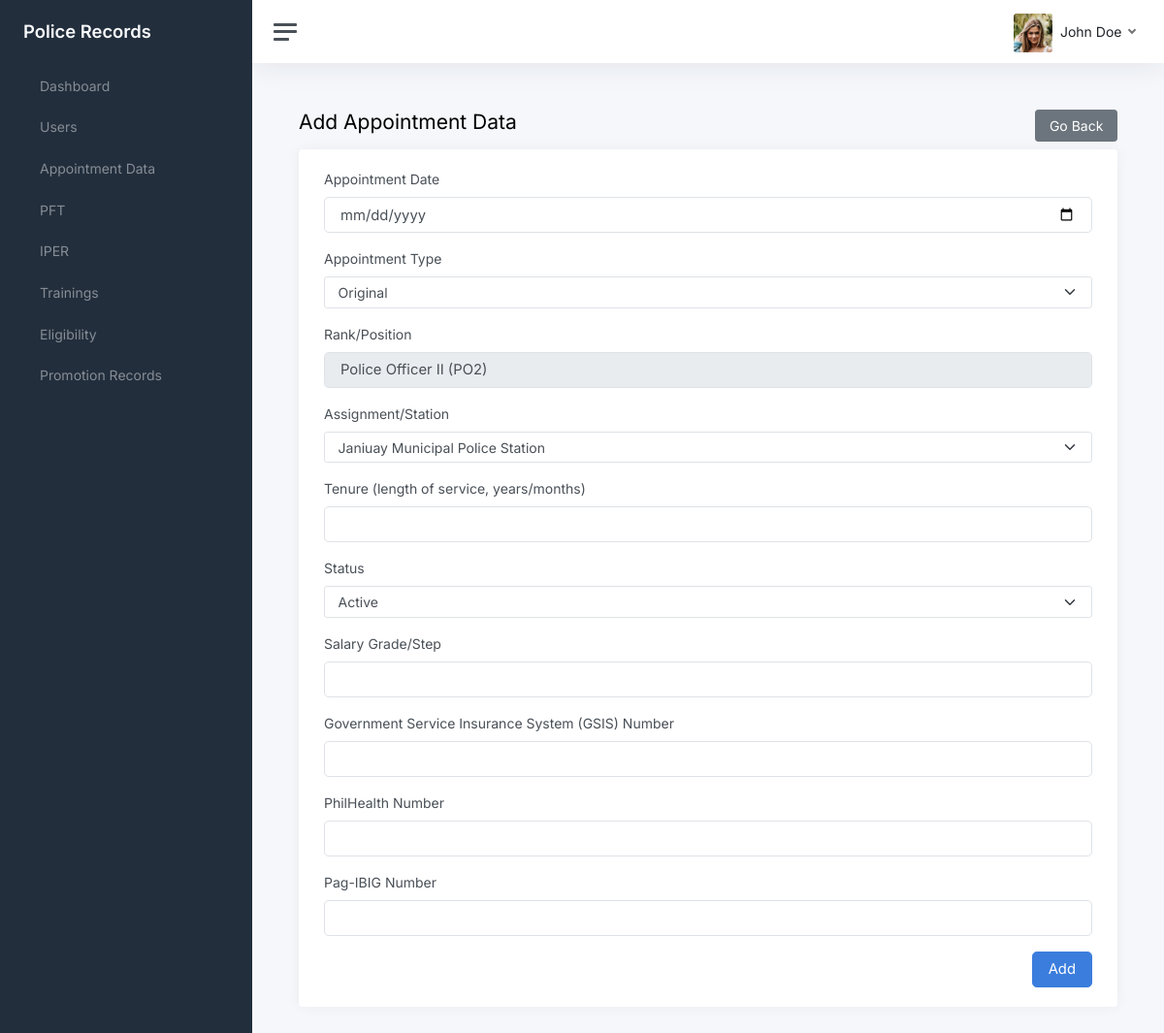
The page /police-records/views/add/appointment?id=1 (signed in) on the database its author committed.
### tables this page shows
CREATE TABLE `users` (
  `id` int(11) NOT NULL,
  `id_number` varchar(55) NOT NULL,
  `rank_position` text DEFAULT NULL,
  `first_name` varchar(255) NOT NULL,
  `middle_name` varchar(255) DEFAULT NULL,
  `last_name` varchar(255) NOT NULL,
  `address` varchar(255) DEFAULT NULL,
  `email` varchar(255) NOT NULL,
  `password` text DEFAULT NULL,
  `role` varchar(55) DEFAULT NULL,
  `avatar` varchar(255) DEFAULT NULL,
  `date_created` timestamp NOT NULL DEFAULT current_timestamp()
);

CREATE TABLE `promotions` (
  `id` int(11) NOT NULL,
  `user_id` int(11) DEFAULT NULL,
  `rank` text NOT NULL,
  `authority` text NOT NULL,
  `effective_date` date NOT NULL
);

### backend/nodes.php (called while the page is built, shortened)
<?php
require(__DIR__ . "/conn.php");
require(__DIR__ . "/Helpers.php");
$helpers = new Helpers($conn, $_SESSION);

### backend/Helpers.php (called while the page is built, shortened)
<?php
class Helpers
{
  private $conn;
  private $session;
  public function __construct($conn, $session)
  {
    $this->conn = $conn;
    $this->session = $session;
  }
  public function select_all_individual($table, $params)
  {
    $query = $this->conn->query("SELECT * FROM $table WHERE $params");
    return $query->num_rows > 0 ? $query->fetch_object() : null;
  }
  public function get_current_user()
  {
    $id = $this->session["id"];
    $query = $this->conn->query("SELECT * FROM users WHERE id='$id'");
    return $query->num_rows > 0 ? $query->fetch_object() : null;
  }
  public function get_user_by_id($user_id)
  {
    $query = $this->conn->query("SELECT * FROM users WHERE id='$user_id'");
    return $query->num_rows > 0 ? $query->fetch_object() : null;
  }
  public function get_full_name($user_id, $format = "")
  {
    $user = $this->get_user_by_id($user_id);
    $fullName = "";
    if (!isset($user->mname)) {
      $fullName = ucwords("$user->first_name $user->last_name");
    }
    return $fullName;
  }
  public function get_avatar_link($user_id)
  {
    $user = $this->get_user_by_id($user_id);
    if ($user->avatar) {
      return SERVER_NAME . "/uploads/avatars/$user->avatar";
    }
    return SERVER_NAME . "/custom-assets/images/default.png";
  }
}

### views/add/appointment.php (the view, shortened to what this page needs)
<?php
require("../../backend/nodes.php");
$title = "Add Appointment Data";
?>
<!DOCTYPE html>
<html lang="en">
<head>
  <?php require("../../views/components/head.php"); ?>
</head>
<body>
  <div class="wrapper">
    <?php require("../components/side-bar.php") ?>
    <div class="main">
      <?php require("../components/nav-bar.php") ?>
      <main class="content">
        <div class="container p-0">
          <div class="mb-3">
            <h1 class="h3 d-inline align-middle"><?= $title ?></h1>
            <button type="button" class="btn btn-secondary float-end" onclick="window.history.back()">
              Go Back
            </button>
          </div>
          <div class="card">
            <?php
            $userData = $helpers->select_all_individual("users", "id=$_GET[id]");
            $rank_position = $userData->rank_position;
            $promotionRec = $helpers->select_all_individual("promotions", "user_id=$userData->id ORDER BY id DESC LIMIT 1");
            if ($promotionRec) {
              $rank_position = $promotionRec->rank;
            }
            ?>
            <div class="card-body">
              <div class="container">
                <form id="form-add-appointment-data" method="POST">
                  <div class="mb-3">
                    <label class="form-label">Appointment Date</label>
                    <input class="form-control form-control-lg" type="date" name="appointment_date" required />
                  </div>
                  <div class="mb-3">
                    <label class="form-label">Appointment Type</label>
                    <select class="form-select mb-3" name="appointment_type" required>
                      <option value="Original">Original</option>
                    </select>
                  </div>
                  <div class="mb-3">
                    <label class="form-label">Rank/Position</label>
                    <input class="form-control form-control-lg" type="text" value="<?= $rank_position ?>" readonly />
                  </div>
                  <div class="mb-3">
                    <label class="form-label">Assignment/Station</label>
                    <select class="form-select mb-3" name="assignment_station" required>
                      <option value="Janiuay Municipal Police Station">Janiuay Municipal Police Station</option>
                    </select>
                  </div>
                  <div class="mb-3">
                    <label class="form-label">Tenure (length of service, years/months)</label>
                    <input class="form-control form-control-lg" type="text" name="tenure" required />
                  </div>
                  <div class="mb-3">
                    <label class="form-label">Status</label>
                    <select class="form-select mb-3" name="status" required>
                      <option value="Active">Active</option>
                    </select>
                  </div>
                  <div class="mb-3">
                    <label class="form-label">Salary Grade/Step</label>
                    <input class="form-control form-control-lg" type="text" name="salary" required />
                  </div>
                  <div class="mb-3">
                    <label class="form-label">Government Service Insurance System (GSIS) Number</label>
                    <input class="form-control form-control-lg" type="text" name="gsis" required />
                  </div>
                  <div class="mb-3">
                    <label class="form-label">PhilHealth Number</label>
                    <input class="form-control form-control-lg" type="text" name="phil_health" required />
                  </div>
                  <div class="mb-3">
                    <label class="form-label">Pag-IBIG Number</label>
                    <input class="form-control form-control-lg" type="text" name="pag_ibig" required />
                  </div>
                  <div class="text-end mt-3">
                    <button type="submit" class="btn btn-lg btn-primary">
                      Add
                    </button>
                  </div>
                </form>
              </div>
            </div>
          </div>
        </div>
      </main>
    </div>
  </div>
</body>
</html>

### views/components/nav-bar.php (shortened to what this page needs)
<nav class="navbar navbar-expand navbar-light navbar-bg">
  <a class="sidebar-toggle js-sidebar-toggle">
    <i class="hamburger align-self-center"></i>
  </a>
  <div class="navbar-collapse collapse">
    <ul class="navbar-nav navbar-align">
      <li class="nav-item dropdown">
        <a class="nav-link dropdown-toggle d-none d-sm-inline-block" href="#" data-bs-toggle="dropdown">
          <img src="<?= $helpers->get_avatar_link($USER->id) ?>" class=" avatar img-fluid rounded me-1" />
          <span class="text-dark">
            <?= $helpers->get_full_name($USER->id) ?>
          </span>
        </a>
      </li>
    </ul>
  </div>
</nav>

### custom-assets/css/custom.css (style rules this page uses)
body { padding: 0 !important; }
img { object-fit: cover; }

### rows shown on the page
users: id+avatar (picture), $helpers->get_full_name($USER->id) "John Doe"
promotions: rank "Police Officer II (PO2)"

### other values the page prints
$menu->title "Dashboard"
$menu->title "Users"
$menu->title "Appointment Data"
$menu->title "PFT"
$menu->title "IPER"
$menu->title "Trainings"
$menu->title "Eligibility"
$menu->title "Promotion Records"
$title "Add Appointment Data"
